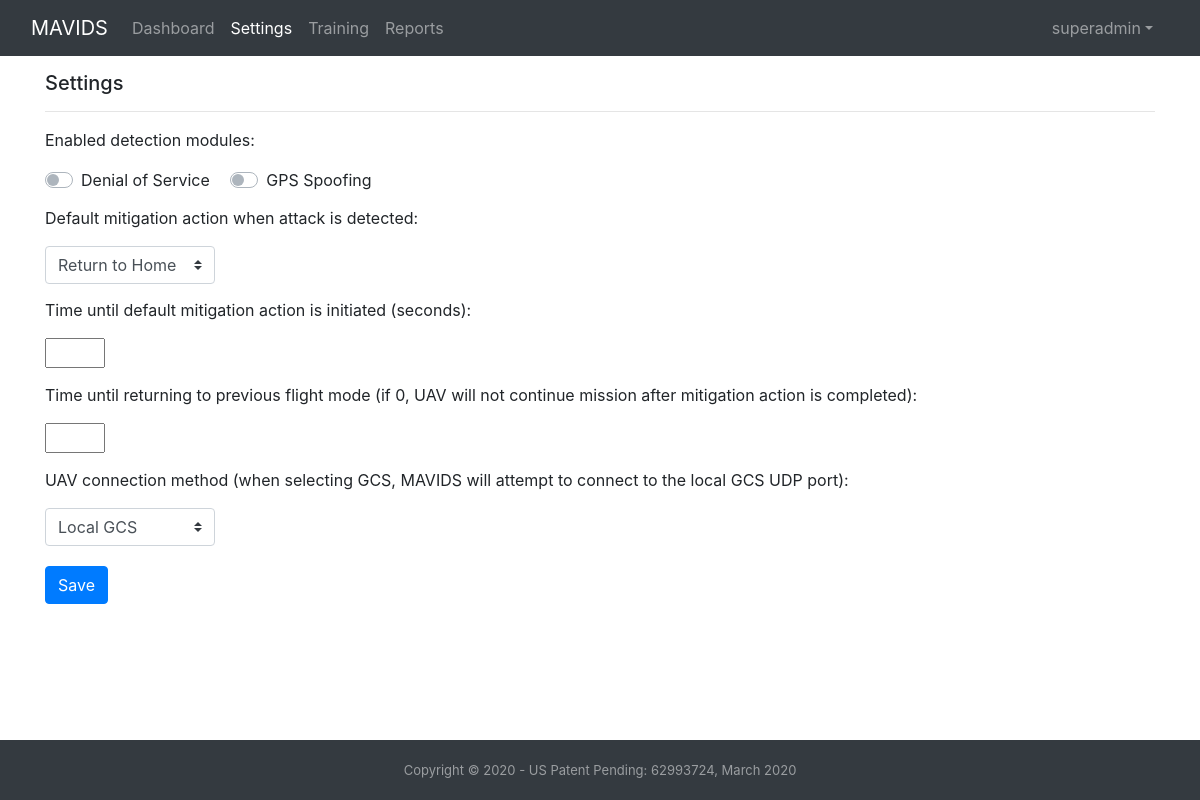
Page /settings/ (signed in) on the earlier database version.
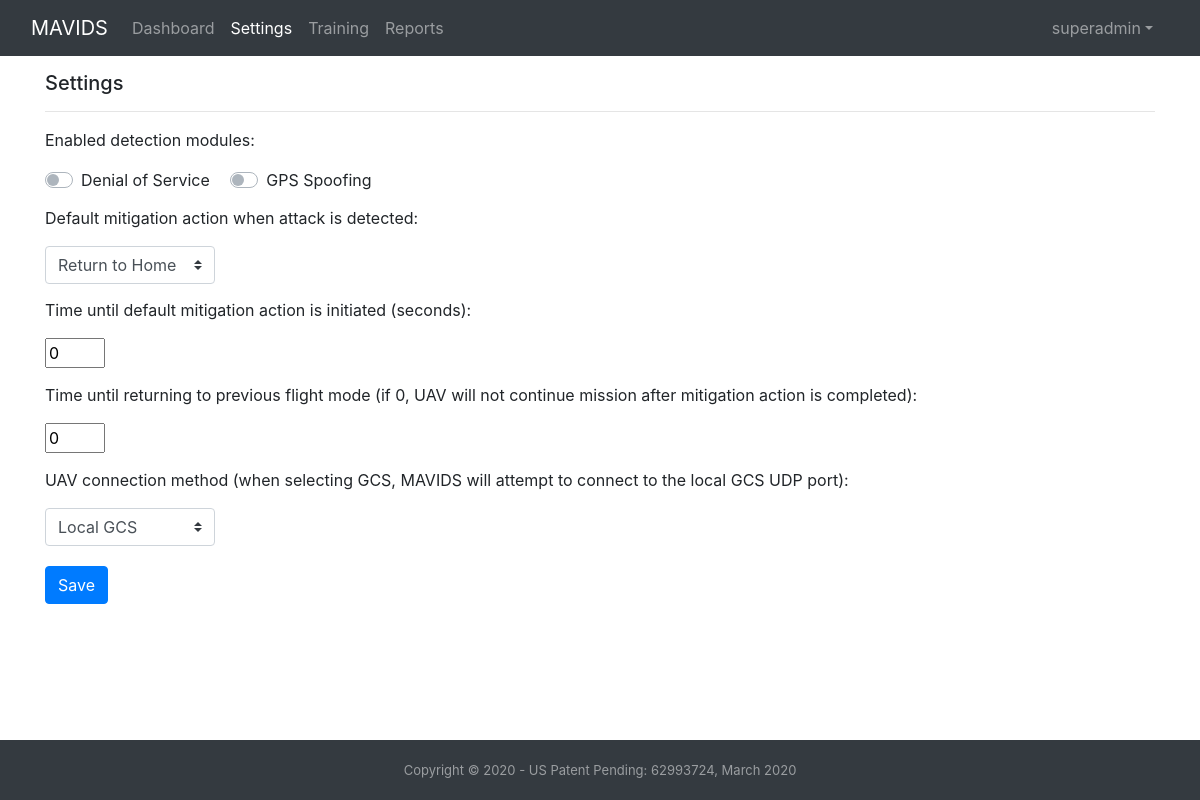
Same page on the later database version.
### gcsclient/models.py (models this page shows)
class Settings(models.Model):
    MITIGATION_ACTIONS = [
        ('RTH', 'Return to Home'),
        ('HOVER', 'Hover'),
        ('LAND', 'Land'),
        ('TELEM', 'Disable Telemetry'),
        ('ALERT', 'Alert Only'),
        ]
    CONNECTION_METHODS = [
        ('GCS', 'Local GCS'),
        ('DIRECT', 'Direction Connection'),
        ]
    dos_enabled = models.BooleanField(default=False)
    gps_enabled = models.BooleanField(default=False)
    default_action = models.CharField(
        max_length=6,
        choices=MITIGATION_ACTIONS,
        default='RTH')
    default_initiate_time = models.IntegerField(default=0)
    default_return_time = models.IntegerField(default=0)
    connection_method = models.CharField(
        max_length=6,
        choices=CONNECTION_METHODS,
        default='GCS')

### gcsclient/views.py (the view, shortened to what this page needs)
# urls.py: path('settings/', views.settings, name='gcsclient-settings'),
@login_required()
def settings(request):
    setting = Settings.objects.first()
    context = {
        'setting': setting
    }
    return render(request, 'gcsclient/settings.html', context)

### gcsclient/templates/gcsclient/settings.html (shortened to what this page needs)
{% extends "gcsclient/base.html" %}
{% block content %}
    <div class="container" style="padding-top: 15px;">
        <h5>Settings</h5>
        <hr>
    </div>
    <div>
        <div class="container">
            <div class="form-group">
                <form method="post" action="{% url 'gcsclient-settings' %}">
                <p>Enabled detection modules:</p>
                <div class="custom-control custom-control-inline custom-switch"><label class="custom-control-label" for="check_dos">Denial of Service</label></div>
                <div class="custom-control custom-control-inline custom-switch"><label class="custom-control-label" for="check_gps">GPS Spoofing</label></div>
                <p style="padding-top: 14px;">Default mitigation action when attack is detected:&nbsp; &nbsp; &nbsp; &nbsp; &nbsp; &nbsp; &nbsp; &nbsp; &nbsp; &nbsp; &nbsp; &nbsp;</p><select class="custom-select d-lg-flex" style="width: 170px;margin-bottom: 14px;" name="default_action"><option value="RTH" {% if setting.default_action == 'RTH' %}selected{% endif %}>Return to Home</option></select>
                <p>Time until default mitigation action is initiated (seconds):</p><input type="number" style="width: 60px;" min="0" max="60" step="1" name="default_initiate_time" value="{{ setting.default_initiate_time }}">
                <p style="margin-top: 15px;">Time until returning to previous flight mode (if 0, UAV will not continue mission after mitigation action is completed):</p><input type="number" style="width: 60px;" min="0" max="60" step="1" name="default_return_time" value="{{ setting.default_return_time }}">
                <p style="margin-top: 15px;">UAV connection method (when selecting GCS, MAVIDS will attempt to connect to the local GCS UDP&nbsp;port):</p><select class="custom-select" style="width: 170px;" name="connection_method"><option value="GCS" {% if setting.connection_method == 'GCS' %}selected{% endif %}>Local GCS</option><option value="DIRECT" {% if setting.connection_method == 'DIRECT' %}selected{% endif %}>Direct Connection</option></select>
                <button class="btn btn-primary d-block" type="submit" style="margin-top: 20px;">Save</button>
                </form>
            </div>
        </div>
    </div>
{% endblock %}

### gcsclient/templates/gcsclient/base.html (shortened to what this page needs)
{% load static %}
<!DOCTYPE html>
<html>
<head>
    <link rel="stylesheet" href="{% static 'gcsclient/bootstrap/css/bootstrap.min.css' %}">
    <link rel="stylesheet" href="{% static 'gcsclient/css/Login-Form-Clean.css' %}">
    <link rel="stylesheet" href="{% static 'gcsclient/css/styles.css' %}">
    <link rel="stylesheet" href="{% static 'gcsclient/css/Toggle-Switch.css' %}">
</head>
<body>
    <nav class="navbar navbar-dark navbar-expand-md bg-dark">
        <div class="container-fluid"><a class="navbar-brand" href="{% url 'gcsclient-dashboard' %}">MAVIDS</a>
            <div class="collapse navbar-collapse"
                id="navcol-1">
                <ul class="nav navbar-nav">
                    {% with url_name=request.resolver_match.url_name %}
                    <li class="nav-item" role="presentation"><a class="nav-link {% if url_name == 'gcsclient-dashboard' %}active{% endif %}" href="{% url 'gcsclient-dashboard' %}">Dashboard</a></li>
                    <li class="nav-item" role="presentation"><a class="nav-link {% if url_name == 'gcsclient-settings' %}active{% endif %}" href="{% url 'gcsclient-settings' %}">Settings</a></li>
                    <li class="nav-item" role="presentation"><a class="nav-link {% if url_name == 'gcsclient-training' %}active{% endif %}" href="{% url 'gcsclient-training' %}">Training</a></li>
                    <li class="nav-item" role="presentation"><a class="nav-link {% if url_name == 'gcsclient-reports' %}active{% endif %}" href="{% url 'gcsclient-reports' %}">Reports</a></li>
                    {% endwith %}
                </ul>
            </div>
                <a href="#" class="nav-link dropdown-toggle" data-toggle="dropdown" style="color: rgba(255,255,255,0.5);">{{request.user.username}}</a>
            </div>
    </nav>
    {% block content %}{% endblock %}
    <footer class="bg-dark" style="width: 100%;height: 60px;bottom:0;position: absolute;line-height: 60px;">
        <div class="container">
            <p class="text-center" style="color: rgba(255,255,255,0.5);font-size: 13px;margin-bottom: 0px;">Copyright&nbsp;© 2020 - US Patent Pending: 62993724, March 2020</p>
        </div>
    </footer>
</body>
</html>

Differences in the rows shown:
added Settings: default_action "Return to Home", default_initiate_time "0", default_return_time "0", connection_method "Local GCS"
Other differences:
form field default_action: "Return to Home" → (not shown)
form field connection_method: "Local GCS" → (not shown)
